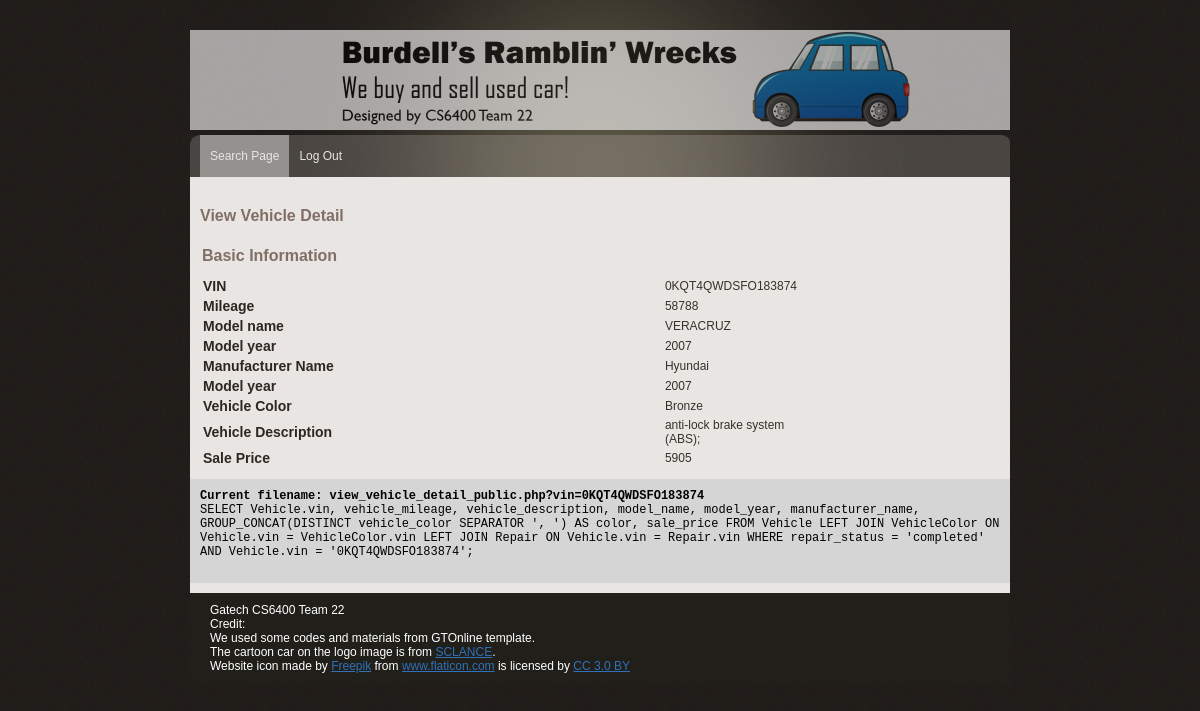
/view_vehicle_detail_public.php?vin=0KQT4QWDSFO183874, run on the app's committed database.
### tables this page shows
CREATE TABLE Vehicle (
  vin varchar(50) NOT NULL,
  vehicle_mileage int NOT NULL,
  vehicle_description varchar(250) NULL,
  model_name varchar(50) NOT NULL,
  model_year int NOT NULL,
  type_name varchar(50) NOT NULL,
  manufacturer_name varchar(50) NOT NULL,
  sale_price decimal NOT NULL,
  PRIMARY KEY (vin),
  FOREIGN KEY (type_name)
    REFERENCES VehicleType (type_name),
  FOREIGN KEY (manufacturer_name)
    REFERENCES Manufacturer (manufacturer_name)
);

### view_vehicle_detail_public.php (the view, shortened to what this page needs)
<?php
include('lib/common.php');
    $enteredVIN = $_GET['vin'];
    $query = "SELECT Vehicle.vin, vehicle_mileage, vehicle_description, model_name, model_year, manufacturer_name, GROUP_CONCAT(DISTINCT vehicle_color SEPARATOR ', ') AS color, sale_price "
    . "FROM Vehicle LEFT JOIN VehicleColor ON Vehicle.vin = VehicleColor.vin "
    . "LEFT JOIN Repair ON Vehicle.vin = Repair.vin "
    . "WHERE repair_status = 'completed' AND Vehicle.vin = '$enteredVIN'";
    $result = mysqli_query($db, $query);
    if (!is_bool($result) && (mysqli_num_rows($result) > 0) ) {
        $row = mysqli_fetch_array($result, MYSQLI_ASSOC);
    } else {
        array_push($error_msg,  "Query ERROR: Failed to fetch Vehicle Detail Information... <br>".  __FILE__ ." line:". __LINE__ );
    }
?>
<?php include("lib/header.php"); ?>
	</head>
	<body>
    	<div id="main_container">
        <?php include("lib/menu.php"); ?>
			<div class="center_content">
				<div class="center_left">
					<div class="features">
                           <div class="View vehicle detail section">
							<div class="subtitle">View Vehicle Detail</div>
              <table>
              <th class="subtitle">Basic Information</th>
                  <tr>
                      <td class="item_label">VIN</td>
                      <td>
                          <?php print $row['vin']; ?>
                      </td>
                  </tr>
                  <tr>
                      <td class="item_label">Mileage</td>
                      <td>
                          <?php print $row['vehicle_mileage'];?>
                      </td>
                  </tr>
                  <tr>
                      <td class="item_label">Model name</td>
                      <td>
                          <?php print $row['model_name'];?>
                      </td>
                  </tr>
                  <tr>
                      <td class="item_label">Model year</td>
                      <td>
                          <?php print $row['model_year'];?>
                      </td>
                  </tr>
                  <tr>
                      <td class="item_label">Manufacturer Name</td>
                      <td>
                          <?php print $row['manufacturer_name'];?>
                      </td>
                  </tr>
                  <tr>
                      <td class="item_label">Model year</td>
                      <td>
                          <?php print $row['model_year'];?>
                      </td>
                  </tr>
                  <tr>
                      <td class="item_label">Vehicle Color</td>
                      <td>
                          <?php print $row['color'];?>
                      </td>
                  </tr>
                  <tr>
                      <td class="item_label">Vehicle Description</td>
                      <td>
                          <?php print $row['vehicle_description'];?>
                      </td>
                  </tr>
                  <tr>
                      <td class="item_label">Sale Price</td>
                      <td>
                          <?php print $row['sale_price'];?>
                      </td>
                  </tr>
              </table>
                          </div>
					 </div>
				</div>
                <?php include("lib/error.php"); ?>
			</div>
               <?php include("lib/footer.php"); ?>
		</div>
	</body>
</html>

### css/gtonline_style.css (style rules this page uses)
body { background:url(../img/bg.gif) repeat #000000; padding:0; font-family: Verdana, Geneva, sans-serif; font-size:12px; margin:auto auto auto auto; color:#36322b; }
table { width: 100%; }
th, td { padding: 1px; text-align: left; }
#main_container { width:820px; height:auto; margin:auto; padding:0px; }
.item_label { font-family: Verdana, Geneva, sans-serif; width:140px; font-weight:bold; font-size:14px; color:#2e2721; }
.subtitle { width: 600px; font-family: Verdana, Geneva, sans-serif; font-weight:bold; font-size:16px; color:#806F66; padding:10px 0px 10px 0px; }
.center_content { width:820px; height:auto; padding:10px 0px 10px 0px; clear:both; background-color:#E9E5E2; }
.center_left { width:600px; float:left; padding:10px 10px 10px 10px; }

### data on the page
vehicle: vin "0KQT4QWDSFO183874", vehicle_mileage "58788", model_name "VERACRUZ", model_year "2007", manufacturer_name "Hyundai", vehicle_description "anti-lock brake system (ABS);", sale_price "5905"

### other printed values
$row['color'] "Bronze"
$query "Current filename: view_vehicle_detail_public.php?vin=0KQT4QWDSFO183874"
